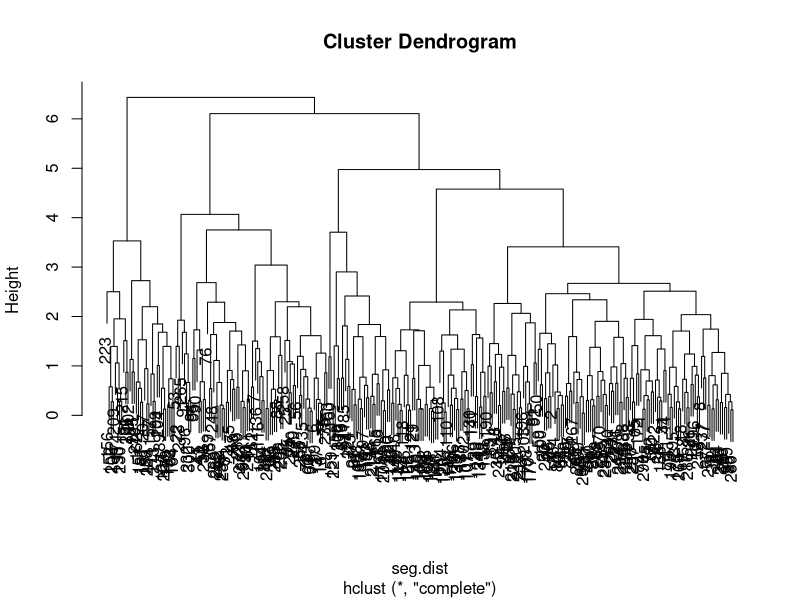
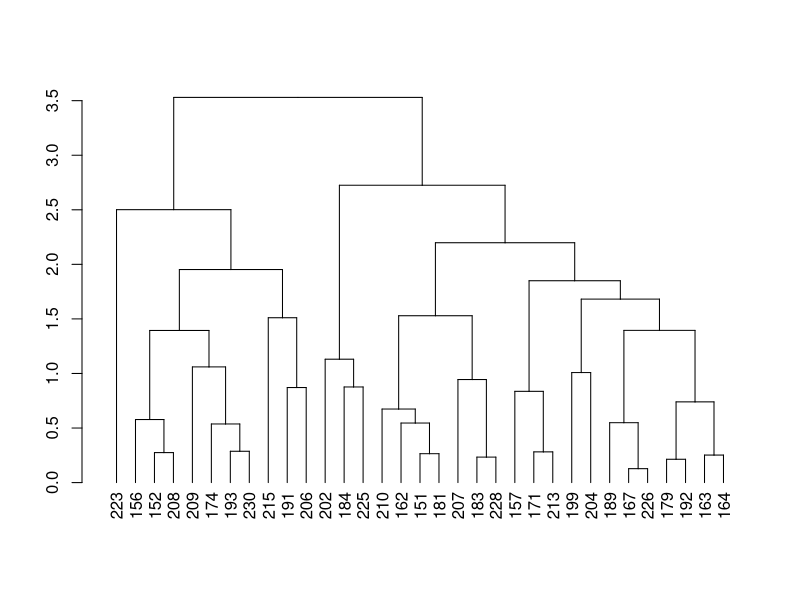
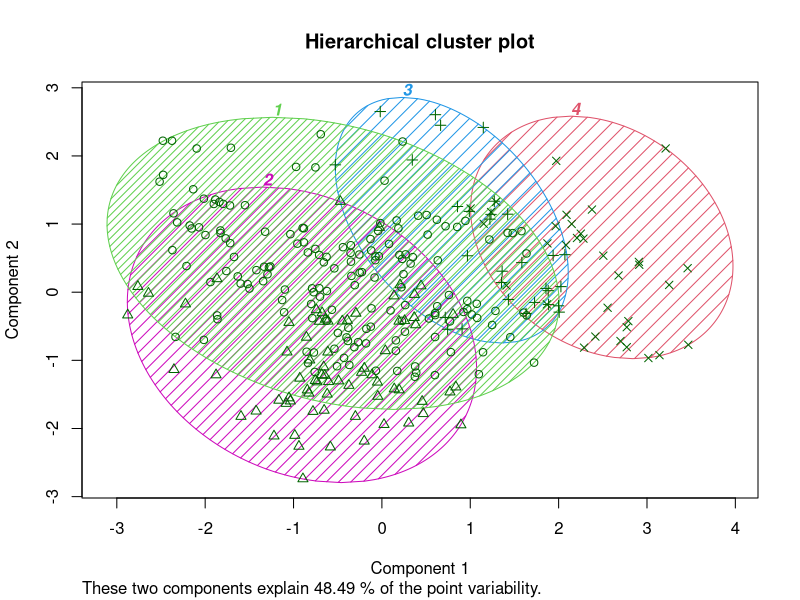
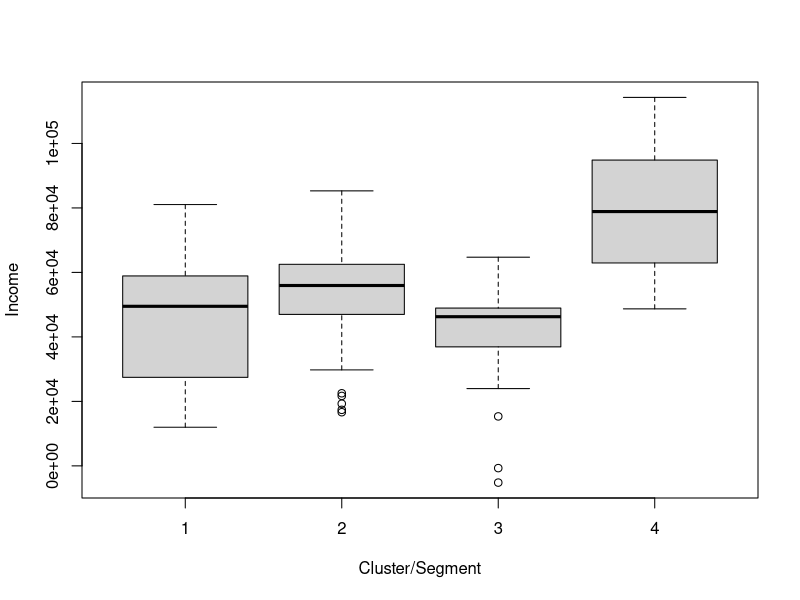
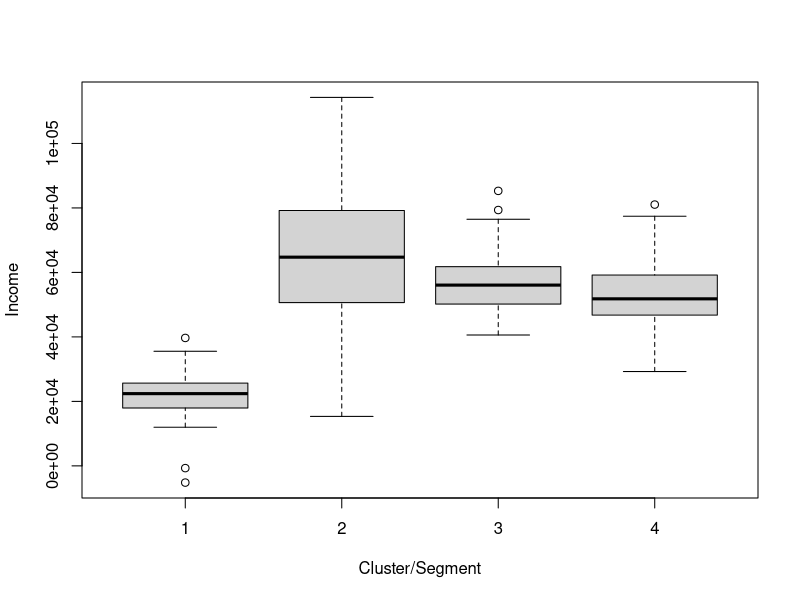

Write the R code that produced these figures, in order.
seg.df<-read.csv("Data_Segmentation.csv", stringsAsFactors = TRUE)
head(seg.df,n=8)
seg.df$gender<-ifelse(seg.df$gender=="Male",0,1)
seg.df$ownHome<-ifelse(seg.df$ownHome=="ownNo",0,1)
seg.df$subscribe<-ifelse(seg.df$subscribe=="subNo",0,1)
head(seg.df,n=8)

seg.df.sc<-seg.df
seg.df.sc[,c(1,3,4)]<-scale(seg.df[,c(1,3,4)])
head(seg.df.sc,n=8)
summary(seg.df.sc, digits=2)

seg.dist<-dist(seg.df.sc)
as.matrix(seg.dist)[1:5,1:5]

seg.hc<-hclust(seg.dist, method="complete")
plot(seg.hc)
plot(cut(as.dendrogram(seg.hc),h=4)$lower[[1]])

seg.df[c(156,152),]
seg.df[c(156,183),]

seg.hc.segment<-cutree(seg.hc,k=4)
table(seg.hc.segment)

install.packages("cluster")
library(cluster)
clusplot(seg.df, seg.hc.segment,
         color = TRUE, #color the groups
         shade = TRUE, #shade the ellipses for group membership
         labels = 4, #label only the groups, not the individual points
         lines = 0, #omit distance lines between groups
         main = "Hierarchical cluster plot", # figure title
)

aggregate(seg.df, list(seg.hc.segment), mean) #mean

boxplot(seg.df$income~seg.hc.segment,ylab="Income",xlab="Cluster/Segment") #median

set.seed(96743) #inorder to run k means, you have to run seed value
seg.k <- kmeans(seg.df.sc, centers = 4)
aggregate(seg.df,list(seg.k$cluster), mean)
boxplot(seg.df$income~seg.k$cluster,ylab="Income",xlab="Cluster/Segment") #median

install.packages("mclust")
library(mclust)
seg.mc<-Mclust(seg.df.sc)
summary(seg.mc) #compare the BIC value for statistical significance - the lower the value, the better
seg.mc4<-Mclust(seg.df.sc,G=4) #increase the number of clusters to 4
summary(seg.mc4) #compare the loglikelihood value for statistical significance - the higher the value, the better
